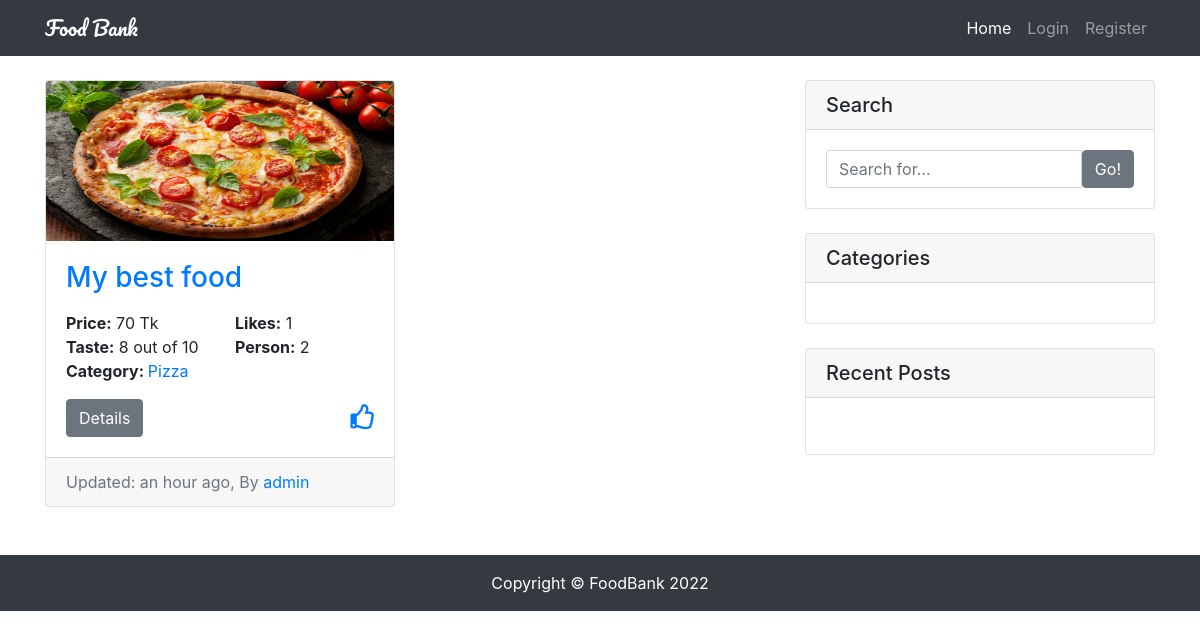
The page / on the database its author committed.
### restaurants/models.py (models this page shows, shortened)
class Restaurant(models.Model):
    user = models.ForeignKey(User, on_delete=models.CASCADE)
    title = models.CharField(max_length=120)
    image = models.ImageField(upload_to='restaurants/')
    categories = models.CharField(max_length=120)
    location = models.CharField(max_length=120)
    price = models.IntegerField()
    vat = models.PositiveIntegerField(default=0)
    taste = models.PositiveIntegerField(choices=choices)
    persons = models.PositiveIntegerField(choices=choices)
    details = models.TextField()
    slug = models.SlugField(unique=True, blank=True)
    likes = models.ManyToManyField(User, related_name='post_likes', blank=True)
    views = models.IntegerField(default=0,blank=True)
    created_at = models.DateTimeField(auto_now_add=True)
    updated_at = models.DateTimeField(auto_now=True)
    is_active = models.BooleanField(default=True)
    def likes_count(self):
        return self.likes.count()
    def get_categories(self):
        cats = self.categories.split(',')
        return cats

### restaurants/views.py (the view, shortened to what this page needs)
# urls.py: path('', RestaurantListView.as_view(), name='home'),
class RestaurantListView(ListView):
    queryset = Restaurant.objects.all()
    paginate_by = 6
    template_name = 'restaurants/restaurant_list.html'
    def get_queryset(self):
        queryset = super().get_queryset()
        q = self.request.GET.get('q')
        cat = self.request.GET.get('cat')
        author = self.request.GET.get('author')
        if q:
            queryset = queryset.filter(
                Q(title__icontains=q) |
                Q(details__icontains=q)
            ).distinct()
        if cat:
            queryset = queryset.filter(categories__icontains=cat)
        if author:
            queryset = queryset.filter(user__username=author)
        return queryset

### accounts/templates/restaurants/restaurant_list.html (shortened to what this page needs)
{% extends 'base.html' %}
{% load humanize %}
{% block content %}
<div class="row">
  <div class="col-md-8 my-4">
    <div class="row">
      {% if object_list %}
      {% for obj in object_list %}
      <div class="col-md-6">
        <div class="card mb-4">
          <img class="card-img-top" src="{{ obj.image.url }}" alt="Card image cap" style="height:160px">
          <div class="card-body">
            <h3 class="card-title">
              <a href="{% url 'detail' obj.slug %}">{{ obj.title }}</a>
            </h3>
            <p class="card-text">
              <div class="row">
                <div class="col-md-6">
                  <b>Price:</b> {{ obj.price|intcomma }} Tk
                </div>
                <div class="col-md-6">
                  <b>Likes:</b> {{ obj.likes_count }}
                </div>
              </div>
              <div class="row">
                <div class="col-md-6">
                  <b>Taste:</b> {{ obj.taste }} out of 10
                </div>
                <div class="col-md-6">
                  <b>Person:</b> {{ obj.persons }}
                </div>
              </div>
              <div class="row">
                <div class="col-md-12">
                  <b>Category: </b>
                  {% for cat in obj.get_categories %}
                  <a href="?q={{ request.GET.q }}&cat={{ cat }}">{{ cat }}</a>
                  {% endfor %}
                </div>
              </div>
            </p>
            <a href="{% url 'detail' obj.slug %}" class="btn btn-secondary">Details</a>
            <div class="float-right user-icons">
              {% if obj in user_liked_posts %}
              <form action="{% url 'home' %}" id='like_form{{ obj.id }}' method="POST">
                {% csrf_token %}
                <input type="hidden" name="unlike" value="{{ obj.id }}">
                <a href="javascript:{}" onclick="document.getElementById('like_form{{obj.id}}').submit(); return false;">
                  <i class="fas fa-thumbs-up"></i></a>
              </form>
              {% else %}
              <form action="{% url 'home' %}" id='unlike_form{{ obj.id }}' method="POST">
                <a href="javascript:{}" onclick="document.getElementById('unlike_form{{obj.id}}').submit(); return false;">
                  <i class="far fa-thumbs-up"></i></a>
              </form>
              {% endif %}
            </div>
          </div>
          <div class="card-footer text-muted">
            Updated: {{obj.updated_at|naturaltime}}, By
            <a href="?author={{ obj.user }}">{{ obj.user }}</a>
          </div>
        </div>
      </div>
      {% endfor %}
      {% else %}
      <P class="btn btn-warning ml-3">Sorry !! No post found...</P>
      {% endif %}
    </div>
  </div>
  {% endblock content %}

### static/restaurants/css/style.css (style rules this page uses)
body { padding-top: 56px; }
.user-icons { font-size: 25px; }

### rows shown on the page
Restaurant: image (picture), title "My best food", price "70", likes_count "1", taste "8", persons "2", get_categories "Pizza", updated_at "an hour ago", user "admin"
